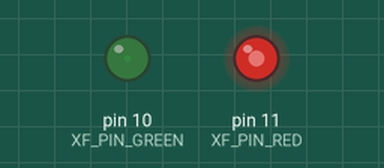
Recording of a sketch running on a simulated Arduino Uno, built with avr-gcc and run on an emulated ATmega328P. Parts: output pins drawn as LEDs (lit = HIGH).

Above: at 0.05 s.
At 15.0 s:
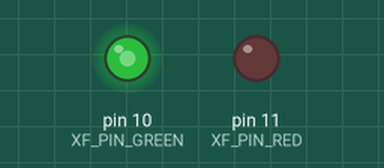
At 25.15 s:
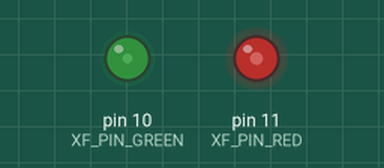
At 39.85 s:
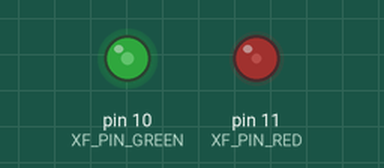
Timing chart, 0 to 40.0 s (numbered marks = the images above):
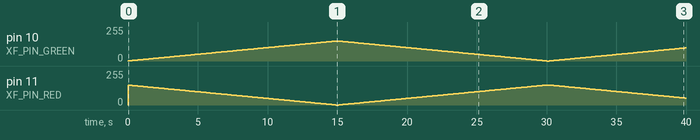

Measured:
- by itself, pin 10 (XF_PIN_GREEN): 0/255 → 1/255 at 0.00 s, → 2/255 0.10 s later, → 3/255 0.10 s later, → 4/255 0.10 s later, … (398 changes in this stretch)
- by itself, pin 11 (XF_PIN_RED): 0/255 → 149/255 at 0.00 s, → 148/255 0.10 s later, → 147/255 0.10 s later, → 146/255 0.10 s later, … (398 changes in this stretch)

The sketch:

two_color_crossfade.ino
```cpp
#include "src/logic.h"

void setup() {
  xf_init();
}

void loop() {
  xf_step();
  delay(100);
}
```

logic.cpp
```cpp
#include "logic.h"

static int g_value = 0;
static uint8_t g_phase = 0;
static int g_red = 0;
static int g_green = 0;

void xf_init() {
  pinMode(XF_PIN_RED, OUTPUT);
  pinMode(XF_PIN_GREEN, OUTPUT);
  g_phase = 0;
  xf_apply(0);
}

void xf_apply(int value) {
  if (value < 0) {
    value = 0;
  }
  if (value > XF_MAX_LEVEL) {
    value = XF_MAX_LEVEL;
  }
  g_value = value;
  if (g_phase == 0) {
    g_red = XF_MAX_LEVEL - value;   // red dims
    g_green = value;                // green glows
  } else {
    g_red = value;                  // red glows
    g_green = XF_MAX_LEVEL - value; // green dims
  }
  analogWrite(XF_PIN_RED, g_red);
  analogWrite(XF_PIN_GREEN, g_green);
}

void xf_step() {
  int next = g_value + 1;
  if (next > XF_MAX_LEVEL) {
    next = 0;
    g_phase = (g_phase == 0) ? 1 : 0;
  }
  xf_apply(next);
}

int xf_value() {
  return g_value;
}

uint8_t xf_phase() {
  return g_phase;
}

int xf_red_level() {
  return g_red;
}

int xf_green_level() {
  return g_green;
}
```

logic.h
```cpp
// two_color_crossfade: red/green 2-color LED module cross-faded with PWM.
// Adapted from https://github.com/Projectslearner/Arduino-uno-2-color-LED-module (MIT).
#ifndef LOGIC_H
#define LOGIC_H
#include <Arduino.h>

#define XF_PIN_RED   11   // PWM
#define XF_PIN_GREEN 10   // PWM
#define XF_MAX_LEVEL 150  // maximum PWM level used by the fade

void xf_init();             // pins OUTPUT, phase 0, value 0
void xf_apply(int value);   // value clamped to 0..XF_MAX_LEVEL; phase 0: red=MAX-value, green=value; phase 1: swapped
void xf_step();             // value+1; after XF_MAX_LEVEL wrap to 0 and switch phase
int xf_value();             // current fade value 0..XF_MAX_LEVEL
uint8_t xf_phase();         // 0 = red fades out / green fades in, 1 = the opposite
int xf_red_level();         // PWM level last written to the red channel
int xf_green_level();       // PWM level last written to the green channel

#endif
```
